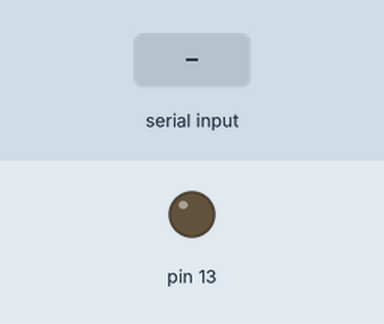
This sketch was run on a simulated Arduino Uno, built with avr-gcc and run on an emulated ATmega328P. Parts: output pins drawn as LEDs (lit = HIGH). The test bench sets the inputs (shaded band). What the sketch prints to the serial monitor is not drawn.

Above: at 1.2 s.
1.3 s: "90,45\n" received over Serial
At 2.5 s:
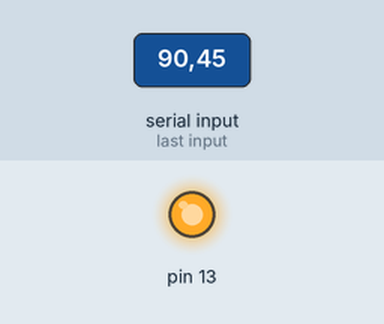
2.8 s: "30,150\n" received over Serial
4.3 s: "5\n" received over Serial
At 4.9 s:
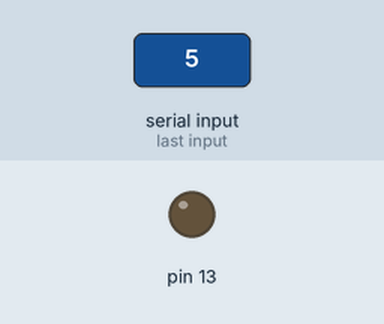
5.8 s: "2\n" received over Serial
At 6.1 s:
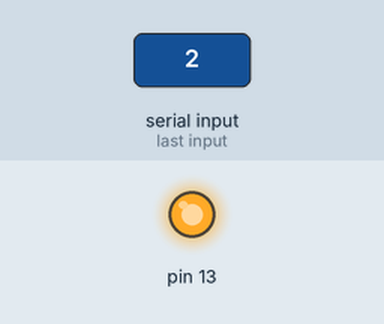
Timing chart, 0 to 8.3 s (numbered marks = the images above; inputs shaded):
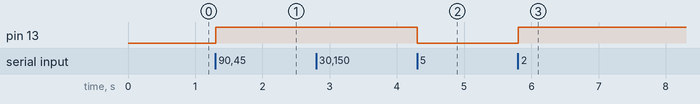

Measured:
- after the input at 1.3 s, pin 13: LOW → HIGH at once
- after the input at 4.3 s, pin 13: HIGH → LOW at once
- after the input at 5.8 s, pin 13: LOW → HIGH at once

The sketch:

bluetooth_home_automation.ino
```cpp
void setup() {
pinMode(13,OUTPUT);
Serial.begin(9600);
}
int aa=0,Bits=2,output=0;
void loop() {
  output=0;
  for(int t=0;t<Bits;t)
{
  if(Serial.available())
  {
    t++;
    int m=Serial.read()-48;
    if(t==2)output=output+m;
    else output=m*10;
    Serial.print(m);
  }
}
Serial.print("  ");
Serial.println(output);
func(output);
}


void func(int output)
{
  if(output%2)digitalWrite(13,LOW);
else digitalWrite(13,HIGH);

if(output==11)digitalWrite(3,LOW);
else if(output==12)digitalWrite(3,HIGH);
if(output==13)digitalWrite(4,LOW);
else if(output==14)digitalWrite(4,HIGH);
if(output==15)digitalWrite(5,LOW);
else if(output==16)digitalWrite(5,HIGH);
if(output==17)digitalWrite(6,LOW);
else if(output==18)digitalWrite(6,HIGH);
if(output==19)digitalWrite(7,LOW);
else if(output==20)digitalWrite(7,HIGH);


}
```
